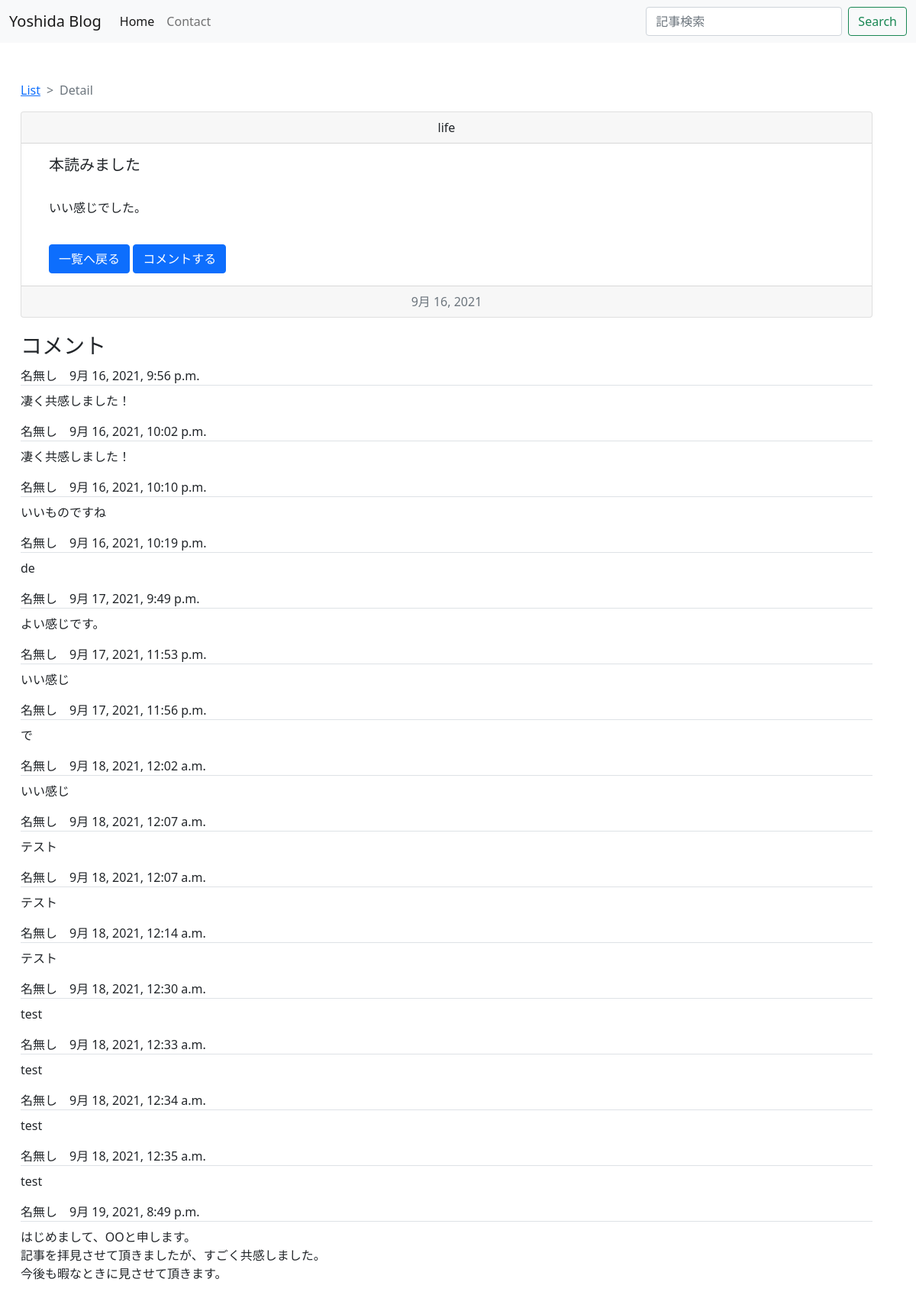
/detail/3, run on the app's committed database.
### blogapp/models.py (models this page shows, shortened)
class BlogModel(models.Model):
    title = models.CharField(max_length=100, verbose_name='タイトル')
    content = MDTextField(verbose_name='内容')
    postdate = models.DateField(auto_now_add=True, verbose_name='投稿日')
    category = models.CharField(
        max_length= 50,
        choices= CATEGORY,
        verbose_name= 'ジャンル'
    )
    tag = models.ManyToManyField(Tag, blank=True)
    class Meta:
        verbose_name = ('ブログ記事投稿')
        verbose_name_plural = ('ブログ記事投稿')

class Comment(models.Model):
    user_name = models.CharField('名前', max_length=255, default='名無し')
    message = models.TextField('本文')
    target = models.ForeignKey(BlogModel, on_delete=models.CASCADE, verbose_name='対象記事')
    created_at = models.DateTimeField('作成日', default=timezone.now)

### blogapp/views.py (the view)
# urls.py: path('detail/<int:pk>', BlogDetail.as_view(), name='detail'),
class BlogDetail(DetailView):
    template_name = 'detail.html'
    model = BlogModel

### blogapp/context.py (called while the page is built)
def related(request):
    context = {
        'tag_list': Tag.objects.all(),
    }
    return context

### blogapp/templatetags/markdown_extras.py (called while the page is built)
@register.filter()
@stringfilter
def markdown(value):
    return md.markdown(value, extensions=['markdown.extensions.fenced_code'])

### blogapp/templates/detail.html
{% extends 'base.html' %}
{% load static %}
{% load markdown_extras %}
{% block content %}
<link rel="stylesheet" type="text/css" href="{% static 'detail_style.css' %}">
<div class="container">
    <nav style="--bs-breadcrumb-divider: '>';" aria-label="breadcrumb">
        <ol class="breadcrumb">
            <li class="breadcrumb-item"><a href="{% url 'blogapp:list' %}">List</a></li>
            <li class="breadcrumb-item active" aria-current="page">Detail</li>
        </ol>
    </nav>
    <div class="card text-center">
        <article>
            <div class="card-header">
                {{object.category}}
            </div>
            <div class="card-body">
                <h5 class="card-title"> {{object.title}}</h5><br>
                <div class="card-text" id="content">{{object.content|markdown|safe}}</div>
                <div class="button-menu">
                    <a href="{% url 'blogapp:list' %}" class="btn btn-primary">一覧へ戻る</a>
                    <a href="{% url 'blogapp:comment_create' object.pk %}" class="btn btn-primary">コメントする</a>
                </div>
            </div>
            <section>
                <div class="card-footer text-muted">
                    {{object.postdate}}
                </div>
            </section>
        </article>
    </div>
    <h3 class="comment-title">コメント</h3>
    {% for comment in object.comment_set.all %}
    <div class="comment-list">
        <div class='border-bottom'>{{ comment.user_name }}　{{ comment.created_at }}</div>
        <div class='mt-2'>{{ comment.message | linebreaks | urlize }}</div>
    </div>
    {% empty %}
    <p>コメントはありません</p>
    {% endfor %}
</div>
{% endblock content %}

### blogapp/static/detail_style.css (style rules this page uses)
.container { margin-top: 50px; float:left; margin-left: 15px }
.button-menu { text-align: left; padding-left: 20px; }
h5.card-title { text-align:left; padding-left: 20px; }
.card-text { text-align:left; padding-left: 20px; }
.comment-list { margin-top: 10px; }
.btn-primary { margin-top: 20px; }
.comment-title { margin-top: 20px; }

### data on the page
BlogModel: category "life", title "本読みました", content "いい感じでした。", postdate "9月 16, 2021"
Comment: user_name "名無し", created_at "9月 16, 2021, 9:56 p.m.", message "凄く共感しました！"
Comment: user_name "名無し", created_at "9月 16, 2021, 10:02 p.m.", message "凄く共感しました！"
Comment: user_name "名無し", created_at "9月 16, 2021, 10:10 p.m.", message "いいものですね"
Comment: user_name "名無し", created_at "9月 16, 2021, 10:19 p.m.", message "de"
Comment: user_name "名無し", created_at "9月 17, 2021, 9:49 p.m.", message "よい感じです。"
Comment: user_name "名無し", created_at "9月 17, 2021, 11:53 p.m.", message "いい感じ"
Comment: user_name "名無し", created_at "9月 17, 2021, 11:56 p.m.", message "で"
Comment: user_name "名無し", created_at "9月 18, 2021, 12:02 a.m.", message "いい感じ"
Comment: user_name "名無し", created_at "9月 18, 2021, 12:07 a.m.", message "テスト"
Comment: user_name "名無し", created_at "9月 18, 2021, 12:07 a.m.", message "テスト"
Comment: user_name "名無し", created_at "9月 18, 2021, 12:14 a.m.", message "テスト"
Comment: user_name "名無し", created_at "9月 18, 2021, 12:30 a.m.", message "test"
Comment: user_name "名無し", created_at "9月 18, 2021, 12:33 a.m.", message "test"
Comment: user_name "名無し", created_at "9月 18, 2021, 12:34 a.m.", message "test"
Comment: user_name "名無し", created_at "9月 18, 2021, 12:35 a.m.", message "test"
Comment: user_name "名無し", created_at "9月 19, 2021, 8:49 p.m.", message "はじめまして、OOと申します。 記事を拝見させて頂きましたが、すごく共感しました。 今後も暇なときに見させて頂きます。"
